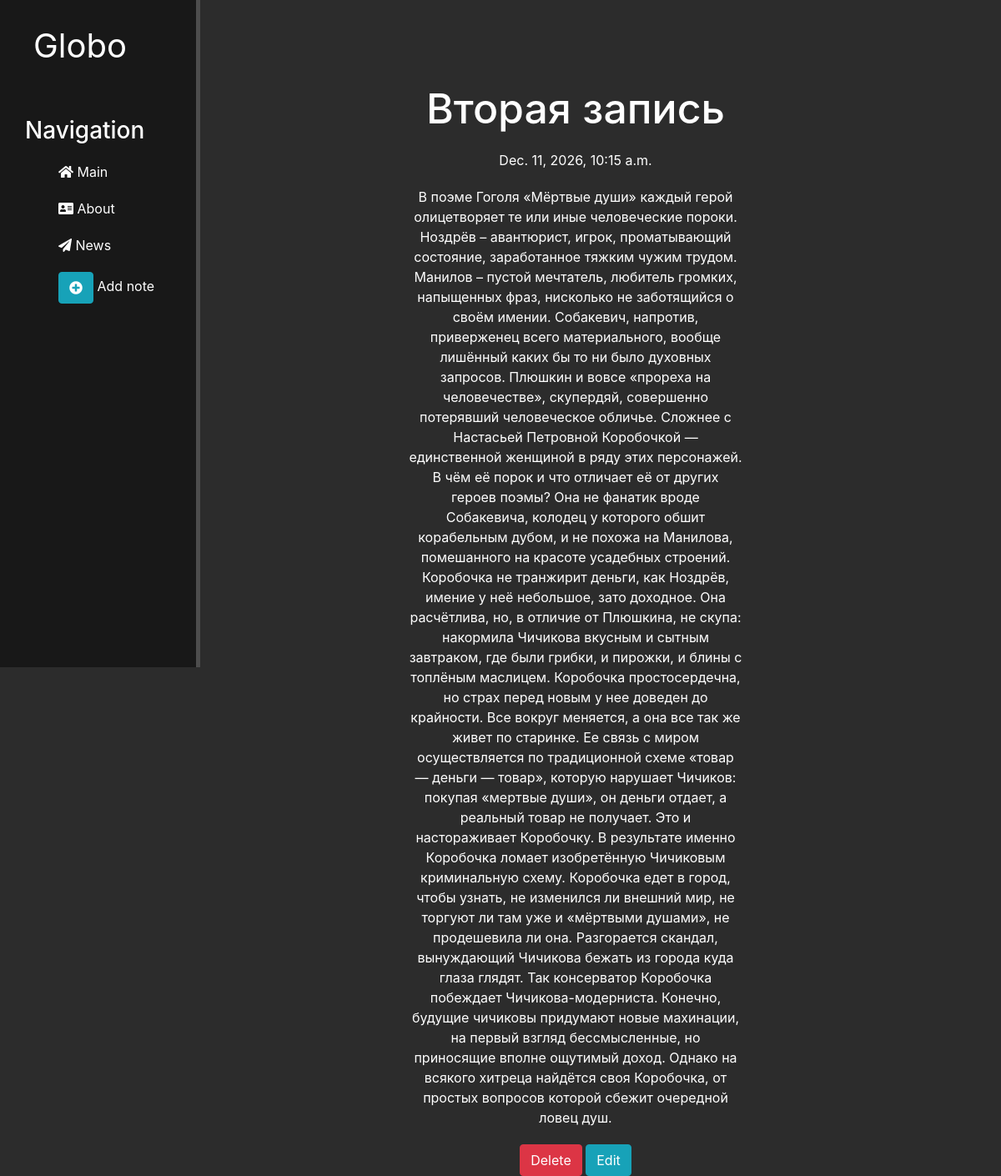
Screenshot of /news/7 with the database file from the repository.
### news/models.py (models this page shows, shortened)
class Articles(models.Model):
    title = models.CharField('Название', max_length=50)
    anons = models.CharField('Анонс', max_length=250)
    full_text = models.TextField('Статья')
    date = models.DateTimeField('Дата публикации')
    class Meta:
        verbose_name = 'Новость'
        verbose_name_plural = 'Новости'

### news/views.py (the view)
# urls.py: path('<int:pk>', views.NewsDetailView.as_view(), name='news-detail'),
class NewsDetailView(DetailView):
    model = Articles
    template_name = 'news/details_view.html'
    context_object_name = 'article'

### news/templates/news/details_view.html (shortened to what this page needs)
{% extends 'main/layout.html' %}
{% block content %}
    <div class="features">
        <h1>{{ article.title }}</h1>
        <p>{{ article.date }}</p>
        <p>{{ article.full_text }}</p>
        <a href="{% url 'news-delete' article.id %}" class="btn btn-danger">Delete</a>
        <a href="{% url 'news-update' article.id %}" class="btn btn-info">Edit</a>
    </div>
{% endblock %}

### main/static/main/css/main.css (style rules this page uses)
body { background: #2c2c2c; }
main .features { float: left; color: #fff; margin-top: 100px; text-align: center; width: 75%; }
main .features h1 { font-size: 50px; }
main .features p { max-width: 400px; margin: 20px auto }

### rows the page displays
Articles: title "Вторая запись", date "Dec. 11, 2026, 10:15 a.m.", full_text "В поэме Гоголя «Мёртвые души» каждый герой олицетворяет те или иные человеческие пороки. Ноздрёв – авантюрист, игрок, проматывающий состояние, заработанное тяжким чужим трудом. Манилов – пустой мечтатель, любитель громких, напыщенных фраз, нисколько не заботящийся о своём имении. Собакевич, напротив, приверженец всего материального, вообще лишённый каких бы то ни было духовных запросов. Плюшкин и вовсе «прореха на человечестве», скупердяй, совершенно потерявший человеческое обличье. Сложнее с Настасьей Петровной Коробочкой — единственной женщиной в ряду этих персонажей. В чём её порок и что отличает её от других героев поэмы? Она не фанатик вроде Собакевича, колодец у которого обшит…"
